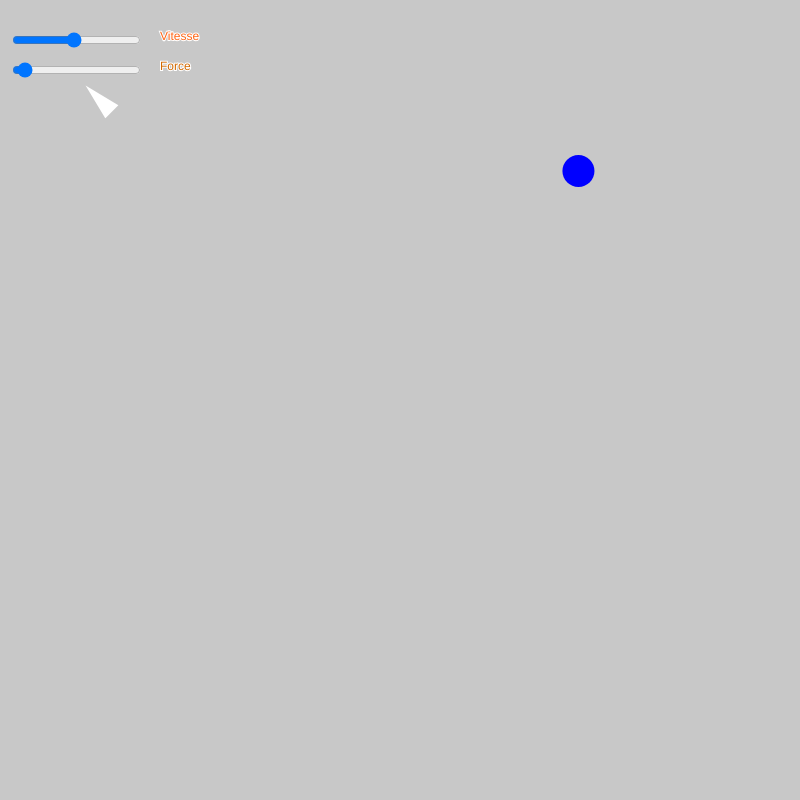
Frame 1 (no input)
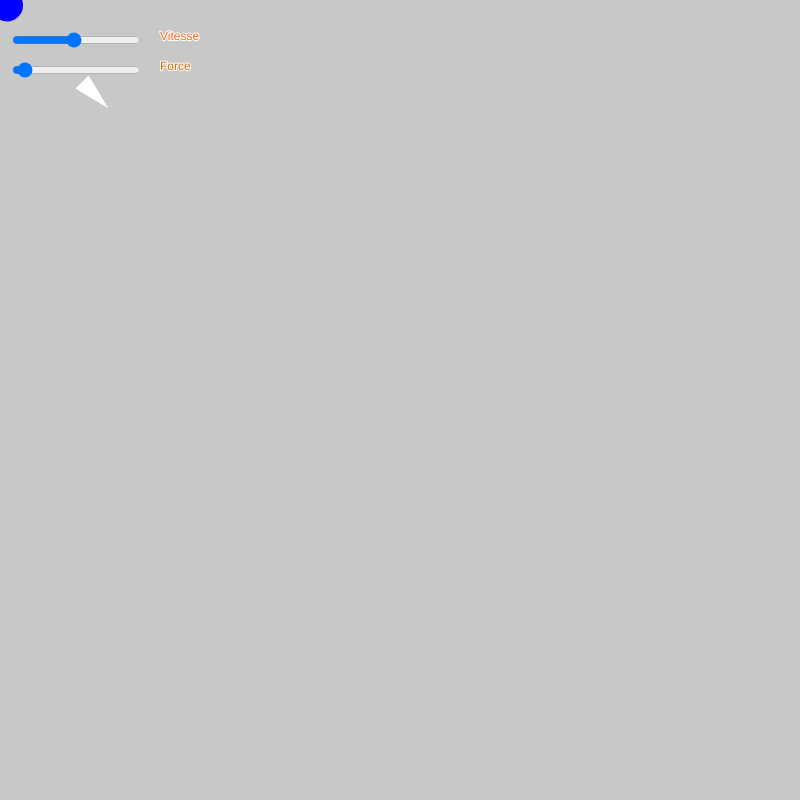
Frame 60 (no input)
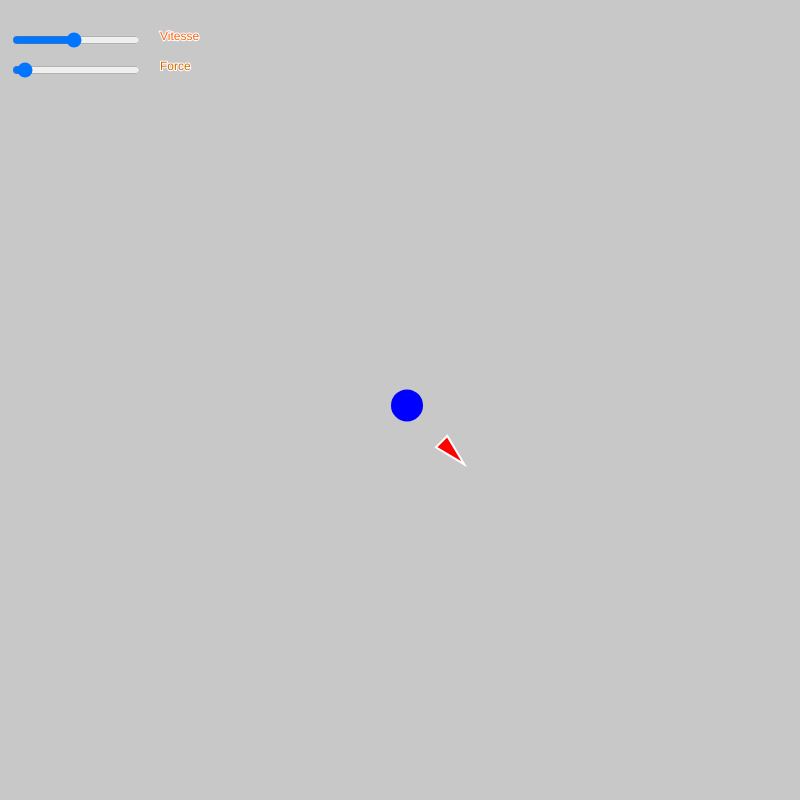
Frame 120 (the mouse pressed at the canvas centre since frame 60)

The p5.js sketch that drew these frames (run headless with seeded random() and noise() and a simulated clock; from frame 60 on, the mouse is pressed at the canvas centre):

// p5.js sketch
// ── sketch.js
let target, vehicle;
let vehicule;
let speedSlider, forceSlider;

// la fonction setup est appelée une fois au démarrage du programme par p5.js
function setup() {
  // on crée un canvas de 800px par 800px
  createCanvas(800, 800);

  vehicle = new Vehicle(100, 100);

  // Etape 2.1 de l'exercice de TP
  // Sliders pour régler la vitesse et la force
  speedSlider = createSlider(1, 20, 10, 1);
  speedSlider.position(10, 30);

  forceSlider = createSlider(0.1, 5, 0.25, 0.1);
  forceSlider.position(10, 60);

  // TODO: créer un tableau de véhicules en global
  // ajouter nb vehicules au tableau dans une boucle
  // avec une position random dans le canvas

  // La cible est un vecteur avec une position aléatoire dans le canvas
  //target = createVector(random(width), random(height));
  target = new Target(random(width), random(height));
}

// la fonction draw est appelée en boucle par p5.js, 60 fois par seconde par défaut
// Le canvas est effacé automatiquement avant chaque appel à draw
function draw() {
  // fond noir pour le canvas
  background(200);

  target.update();
  target.show();

  // Etape 2.2 de l'exercice de TP
  // Mettre à jour la vitesse et la force du véhicule
  vehicle.maxSpeed = speedSlider.value();
  vehicle.maxForce = forceSlider.value();

  // A partir de maintenant toutes les formes pleines seront en rouge
  fill("red");
  // pas de contours pour les formes.
  noStroke();

  // mouseX et mouseY sont des variables globales de p5.js, elles correspondent à la position de la souris
  // on les stocke dans un vecteur pour pouvoir les utiliser avec la méthode seek (un peu plus loin)
  // du vehicule

  target.pos.x = mouseX;
  target.pos.y = mouseY;

  // Dessine un cercle de rayon 32px à la position de la souris
  // la couleur de remplissage est rouge car on a appelé fill(255, 0, 0) plus haut
  // pas de contours car on a appelé noStroke() plus haut
  circle(target.x, target.y, 32);

  // je déplace et dessine le véhicule
    //vehicle.applyBehaviors(target);
    vehicle.applyBehaviors(target.pos);
    vehicle.update();
    vehicle.show();

  // Etape 2.3 de l'exercice de TP
  //Labels pour les sliders
  fill(255,100,20);
  text("Vitesse", 160, 40);

  fill(210,105,0);
  text("Force", 160, 70);

    // TODO: boucle sur le tableau de véhicules
  // pour chaque véhicule : seek, update, show
}

// ── vehicle.js
class Vehicle {
  constructor(x, y) {
    // position du véhicule
    this.pos = createVector(x, y);
    // vitesse du véhicule
    this.vel = createVector(0, 0);
    // accélération du véhicule
    this.acc = createVector(0, 0);
    // vitesse maximale du véhicule
    this.maxSpeed = 10;
    // force maximale appliquée au véhicule
    this.maxForce = 0.25;
    // rayon du véhicule
    this.r = 16;
  }

  applyBehaviors(target) {
    //let force = this.seek(target);
    //this.applyForce(force);

    
      // Etape 3.1 de l'exercice de TP
      let fleeForce = this.flee(target);
      let seekForce = this.seek(target);

      let distance = p5.Vector.dist(this.pos, target);

      // Etape 4 de l'exercice de TP
      if (distance < this.r) {
        target.visible = false;

        // Etape 7 de l'exercice de TP
        setTimeout(() => {
        //this.pos = createVector(random(width), random(height));
        // Etape 6 de l'exercice de TP
        target.x = random(width);
        target.y = random(height);
        },500);
      } else {
        if (distance < 100) {
          this.applyForce(fleeForce);
        } else {
          this.applyForce(seekForce);
        }
      }
    
  }

  // seek est une méthode qui permet de faire se rapprocher le véhicule de la cible passée en paramètre
  seek(target) {
    // on calcule la direction vers la cible
    // C'est l'ETAPE 1 (action : se diriger vers une cible)
    let force = p5.Vector.sub(target, this.pos);

    // Dessous c'est l'ETAPE 2 : le pilotage (comment on se dirige vers la cible)
    // on limite ce vecteur à la longueur maxSpeed
    force.setMag(this.maxSpeed);

    // Si on s'arrête ici, force = desiredSpeed

    // on calcule maintenant force = desiredSpeed - currentSpeed
    force.sub(this.vel);
    // et on limite cette force à la longueur maxForce
    force.limit(this.maxForce);
    return force;
  }

  flee(target) {
    // inverse de seek !
    return this.seek(target).mult(-1);
  }

  // applyForce est une méthode qui permet d'appliquer une force au véhicule
  // en fait on additionne le vecteurr force au vecteur accélération
  applyForce(force) {
    this.acc.add(force);
  }

  update() {
    // on ajoute l'accélération à la vitesse. L'accélération est un incrément de vitesse
    // (accélératiion = dérivée de la vitesse)
    this.vel.add(this.acc);
    // on contraint la vitesse à la valeur maxSpeed
    this.vel.limit(this.maxSpeed);
    // on ajoute la vitesse à la position. La vitesse est un incrément de position, 
    // (la vitesse est la dérivée de la position)
    this.pos.add(this.vel);

    // on remet l'accélération à zéro
    this.acc.set(0, 0);

    // Etape 1 de l'exericice de TP
    this.edges();
  }

  // On dessine le véhicule
  show() {

    // Etape 3.2 de l'exercice de TP
    let distance = p5.Vector.dist(this.pos, target.pos);
    if (distance < 100) {
      fill("red");
    } else {
      fill("white");
    }
    // formes fil de fer en blanc
    stroke(255);
    // épaisseur du trait = 2
    strokeWeight(2);

    // formes pleines en blanc
    //fill(255);

    // sauvegarde du contexte graphique (couleur pleine, fil de fer, épaisseur du trait, 
    // position et rotation du repère de référence)
    push();
    // on déplace le repère de référence.
    translate(this.pos.x, this.pos.y);
    // et on le tourne. heading() renvoie l'angle du vecteur vitesse (c'est l'angle du véhicule)
    rotate(this.vel.heading());

    // Dessin d'un véhicule sous la forme d'un triangle. Comme s'il était droit, avec le 0, 0 en haut à gauche
    triangle(-this.r, -this.r / 2, -this.r, this.r / 2, this.r, 0);
    // Que fait cette ligne ?
    //this.edges();

    // draw velocity vector
    pop();
    //this.drawVelocityVector();
  }

  drawVelocityVector() {
    push();
    // Dessin du vecteur vitesse
    // Il part du centre du véhicule et va dans la direction du vecteur vitesse
    strokeWeight(3);
    stroke(255, 0, 0);
    line(this.pos.x, this.pos.y, this.pos.x + this.vel.x * 10, this.pos.y + this.vel.y * 10);
    // dessine une petite fleche au bout du vecteur vitesse
    let arrowSize = 5;
    translate(this.pos.x + this.vel.x * 10, this.pos.y + this.vel.y * 10);
    rotate(this.vel.heading());
    translate(-arrowSize / 2, 0);
    triangle(0, arrowSize / 2, 0, -arrowSize / 2, arrowSize, 0);
    pop();
  }
  
  // que fait cette méthode ?
  // elle permet de faire réapparaitre le véhicule de 
  // l'autre côté du canvas
  edges() {
    if (this.pos.x > width + this.r) {
      this.pos.x = -this.r;
    } else if (this.pos.x < -this.r) {
      this.pos.x = width + this.r;
    }
    if (this.pos.y > height + this.r) {
      this.pos.y = -this.r;
    } else if (this.pos.y < -this.r) {
      this.pos.y = height + this.r;
    }
  }
}

// Etape 5 de l'exercice de TP
class Target extends Vehicle {
  constructor(x, y) {
    super(x, y);
    this.vel = createVector(random(4, 8), random(4, 8));
    this.visible = true;
  }

  show() {
    if (this.visible) {
    fill("blue");
    noStroke();
    circle(this.pos.x, this.pos.y, 32);
    }
  }

  update() {
    this.pos.add(this.vel);
    this.edges();
  }
}
